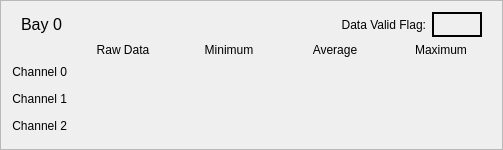
                      <widget class="QFrame" name="frame_7">
                       <property name="frameShape">
                        <enum>QFrame::StyledPanel</enum>
                       </property>
                       <property name="frameShadow">
                        <enum>QFrame::Raised</enum>
                       </property>
                       <layout class="QGridLayout" name="gridLayout_10">
                        <item row="1" column="0">
                         <layout class="QGridLayout" name="gridLayout_9">
                          <property name="verticalSpacing">
                           <number>2</number>
                          </property>
                          <item row="0" column="1">
                           <widget class="QLabel" name="label_14">
                            <property name="text">
                             <string>Raw Data</string>
                            </property>
                            <property name="alignment">
                             <set>Qt::AlignCenter</set>
                            </property>
                           </widget>
                          </item>
                          <item row="1" column="1">
                           <widget class="PyDMLabel" name="PyDMLabel_12">
                            <property name="minimumSize">
                             <size>
                              <width>100</width>
                              <height>25</height>
                             </size>
                            </property>
                            <property name="toolTip">
                             <string/>
                            </property>
                            <property name="alignment">
                             <set>Qt::AlignCenter</set>
                            </property>
                            <property name="showUnits" stdset="0">
                             <bool>true</bool>
                            </property>
                            <property name="alarmSensitiveContent" stdset="0">
                             <bool>true</bool>
                            </property>
                            <property name="channel" stdset="0">
                             <string>ca://${P}:ADC_DATA_0</string>
                            </property>
                            <property name="displayFormat" stdset="0">
                             <enum>PyDMLabel::Default</enum>
                            </property>
                           </widget>
                          </item>
                          <item row="3" column="1">
                           <widget class="PyDMLabel" name="PyDMLabel_14">
                            <property name="minimumSize">
                             <size>
                              <width>100</width>
                              <height>25</height>
                             </size>
                            </property>
                            <property name="toolTip">
                             <string/>
                            </property>
                            <property name="alignment">
                             <set>Qt::AlignCenter</set>
                            </property>
                            <property name="showUnits" stdset="0">
                             <bool>true</bool>
                            </property>
                            <property name="alarmSensitiveContent" stdset="0">
                             <bool>true</bool>
                            </property>
                            <property name="channel" stdset="0">
                             <string>ca://${P}:ADC_DATA_2</string>
                            </property>
                            <property name="displayFormat" stdset="0">
                             <enum>PyDMLabel::Default</enum>
                            </property>
                           </widget>
                          </item>
                          <item row="3" column="4">
                           <widget class="PyDMLabel" name="PyDMLabel_23">
                            <property name="minimumSize">
                             <size>
                              <width>100</width>
                              <height>25</height>
                             </size>
                            </property>
                            <property name="toolTip">
                             <string/>
                            </property>
                            <property name="alignment">
                             <set>Qt::AlignCenter</set>
                            </property>
                            <property name="showUnits" stdset="0">
                             <bool>true</bool>
                            </property>
                            <property name="alarmSensitiveContent" stdset="0">
                             <bool>true</bool>
                            </property>
                            <property name="channel" stdset="0">
                             <string>ca://${P}:ANA_MAX_VAL_2</string>
                            </property>
                            <property name="displayFormat" stdset="0">
                             <enum>PyDMLabel::Default</enum>
                            </property>
                           </widget>
                          </item>
                          <item row="2" column="4">
                           <widget class="PyDMLabel" name="PyDMLabel_22">
                            <property name="minimumSize">
                             <size>
                              <width>100</width>
                              <height>25</height>
                             </size>
                            </property>
                            <property name="toolTip">
                             <string/>
                            </property>
                            <property name="alignment">
                             <set>Qt::AlignCenter</set>
                            </property>
                            <property name="showUnits" stdset="0">
                             <bool>true</bool>
                            </property>
                            <property name="alarmSensitiveContent" stdset="0">
                             <bool>true</bool>
                            </property>
                            <property name="channel" stdset="0">
                             <string>ca://${P}:ANA_MAX_VAL_1</string>
                            </property>
                            <property name="displayFormat" stdset="0">
                             <enum>PyDMLabel::Default</enum>
                            </property>
                           </widget>
                          </item>
                          <item row="0" column="4">
                           <widget class="QLabel" name="label_17">
                            <property name="text">
                             <string>Maximum</string>
                            </property>
                            <property name="alignment">
                             <set>Qt::AlignCenter</set>
                            </property>
                           </widget>
                          </item>
                          <item row="3" column="2">
                           <widget class="PyDMLabel" name="PyDMLabel_17">
                            <property name="minimumSize">
                             <size>
                              <width>100</width>
                              <height>25</height>
                             </size>
                            </property>
                            <property name="toolTip">
                             <string/>
                            </property>
                            <property name="alignment">
                             <set>Qt::AlignCenter</set>
                            </property>
                            <property name="showUnits" stdset="0">
                             <bool>true</bool>
                            </property>
                            <property name="alarmSensitiveContent" stdset="0">
                             <bool>true</bool>
                            </property>
                            <property name="channel" stdset="0">
                             <string>ca://${P}:ANA_MIN_VAL_2</string>
                            </property>
                            <property name="displayFormat" stdset="0">
                             <enum>PyDMLabel::Default</enum>
                            </property>
                           </widget>
                          </item>
                          <item row="0" column="3">
                           <widget class="QLabel" name="label_16">
                            <property name="text">
                             <string>Average</string>
                            </property>
                            <property name="alignment">
                             <set>Qt::AlignCenter</set>
                            </property>
                           </widget>
                          </item>
                          <item row="1" column="3">
                           <widget class="PyDMLabel" name="PyDMLabel_18">
                            <property name="minimumSize">
                             <size>
                              <width>100</width>
                              <height>25</height>
                             </size>
                            </property>
                            <property name="toolTip">
                             <string/>
                            </property>
                            <property name="alignment">
                             <set>Qt::AlignCenter</set>
                            </property>
                            <property name="showUnits" stdset="0">
                             <bool>true</bool>
                            </property>
                            <property name="alarmSensitiveContent" stdset="0">
                             <bool>true</bool>
                            </property>
                            <property name="channel" stdset="0">
                             <string>ca://${P}:ANA_AVG_VAL_0</string>
                            </property>
                            <property name="displayFormat" stdset="0">
                             <enum>PyDMLabel::Default</enum>
                            </property>
                           </widget>
                          </item>
                          <item row="0" column="2">
                           <widget class="QLabel" name="label_15">
                            <property name="text">
                             <string>Minimum</string>
                            </property>
                            <property name="alignment">
                             <set>Qt::AlignCenter</set>
                            </property>
                           </widget>
                          </item>
                          <item row="2" column="1">
                           <widget class="PyDMLabel" name="PyDMLabel_13">
                            <property name="minimumSize">
                             <size>
                              <width>100</width>
                              <height>25</height>
                             </size>
                            </property>
                            <property name="toolTip">
                             <string/>
                            </property>
                            <property name="alignment">
                             <set>Qt::AlignCenter</set>
                            </property>
                            <property name="showUnits" stdset="0">
                             <bool>true</bool>
                            </property>
                            <property name="alarmSensitiveContent" stdset="0">
                             <bool>true</bool>
                            </property>
                            <property name="channel" stdset="0">
                             <string>ca://${P}:ADC_DATA_1</string>
                            </property>
                            <property name="displayFormat" stdset="0">
                             <enum>PyDMLabel::Default</enum>
                            </property>
                           </widget>
                          </item>
                          <item row="1" column="0">
                           <widget class="QLabel" name="label_12">
                            <property name="text">
                             <string>Channel 0</string>
                            </property>
                            <property name="alignment">
                             <set>Qt::AlignRight|Qt::AlignTrailing|Qt::AlignVCenter</set>
                            </property>
                           </widget>
                          </item>
                          <item row="1" column="2">
                           <widget class="PyDMLabel" name="PyDMLabel_15">
                            <property name="minimumSize">
                             <size>
                              <width>100</width>
                              <height>25</height>
                             </size>
                            </property>
                            <property name="toolTip">
                             <string/>
                            </property>
                            <property name="alignment">
                             <set>Qt::AlignCenter</set>
                            </property>
                            <property name="showUnits" stdset="0">
                             <bool>true</bool>
                            </property>
                            <property name="alarmSensitiveContent" stdset="0">
                             <bool>true</bool>
                            </property>
                            <property name="channel" stdset="0">
                             <string>ca://${P}:ANA_MIN_VAL_0</string>
                            </property>
                            <property name="displayFormat" stdset="0">
                             <enum>PyDMLabel::Default</enum>
                            </property>
                           </widget>
                          </item>
                          <item row="2" column="0">
                           <widget class="QLabel" name="label_13">
                            <property name="text">
                             <string>Channel 1</string>
                            </property>
                            <property name="alignment">
                             <set>Qt::AlignRight|Qt::AlignTrailing|Qt::AlignVCenter</set>
                            </property>
                           </widget>
                          </item>
                          <item row="3" column="3">
                           <widget class="PyDMLabel" name="PyDMLabel_20">
                            <property name="minimumSize">
                             <size>
                              <width>100</width>
                              <height>25</height>
                             </size>
                            </property>
                            <property name="toolTip">
                             <string/>
                            </property>
                            <property name="alignment">
                             <set>Qt::AlignCenter</set>
                            </property>
                            <property name="showUnits" stdset="0">
                             <bool>true</bool>
                            </property>
                            <property name="alarmSensitiveContent" stdset="0">
                             <bool>true</bool>
                            </property>
                            <property name="channel" stdset="0">
                             <string>ca://${P}:ANA_AVG_VAL_2</string>
                            </property>
                            <property name="displayFormat" stdset="0">
                             <enum>PyDMLabel::Default</enum>
                            </property>
                           </widget>
                          </item>
                          <item row="3" column="0">
                           <widget class="QLabel" name="label_18">
                            <property name="text">
                             <string>Channel 2</string>
                            </property>
                            <property name="alignment">
                             <set>Qt::AlignRight|Qt::AlignTrailing|Qt::AlignVCenter</set>
                            </property>
                           </widget>
                          </item>
                          <item row="1" column="4">
                           <widget class="PyDMLabel" name="PyDMLabel_21">
                            <property name="minimumSize">
                             <size>
                              <width>100</width>
                              <height>25</height>
                             </size>
                            </property>
                            <property name="toolTip">
                             <string/>
                            </property>
                            <property name="alignment">
                             <set>Qt::AlignCenter</set>
                            </property>
                            <property name="showUnits" stdset="0">
                             <bool>true</bool>
                            </property>
                            <property name="alarmSensitiveContent" stdset="0">
                             <bool>true</bool>
                            </property>
                            <property name="channel" stdset="0">
                             <string>ca://${P}:ANA_MAX_VAL_0</string>
                            </property>
                            <property name="displayFormat" stdset="0">
                             <enum>PyDMLabel::Default</enum>
                            </property>
                           </widget>
                          </item>
                          <item row="2" column="2">
                           <widget class="PyDMLabel" name="PyDMLabel_16">
                            <property name="minimumSize">
                             <size>
                              <width>100</width>
                              <height>25</height>
                             </size>
                            </property>
                            <property name="toolTip">
                             <string/>
                            </property>
                            <property name="alignment">
                             <set>Qt::AlignCenter</set>
                            </property>
                            <property name="showUnits" stdset="0">
                             <bool>true</bool>
                            </property>
                            <property name="alarmSensitiveContent" stdset="0">
                             <bool>true</bool>
                            </property>
                            <property name="channel" stdset="0">
                             <string>ca://${P}:ANA_MIN_VAL_1</string>
                            </property>
                            <property name="displayFormat" stdset="0">
                             <enum>PyDMLabel::Default</enum>
                            </property>
                           </widget>
                          </item>
                          <item row="2" column="3">
                           <widget class="PyDMLabel" name="PyDMLabel_19">
                            <property name="minimumSize">
                             <size>
                              <width>100</width>
                              <height>25</height>
                             </size>
                            </property>
                            <property name="toolTip">
                             <string/>
                            </property>
                            <property name="alignment">
                             <set>Qt::AlignCenter</set>
                            </property>
                            <property name="showUnits" stdset="0">
                             <bool>true</bool>
                            </property>
                            <property name="alarmSensitiveContent" stdset="0">
                             <bool>true</bool>
                            </property>
                            <property name="channel" stdset="0">
                             <string>ca://${P}:ANA_AVG_VAL_1</string>
                            </property>
                            <property name="displayFormat" stdset="0">
                             <enum>PyDMLabel::Default</enum>
                            </property>
                           </widget>
                          </item>
                         </layout>
                        </item>
                        <item row="0" column="0">
                         <widget class="QFrame" name="frame_5">
                          <property name="minimumSize">
                           <size>
                            <width>0</width>
                            <height>25</height>
                           </size>
                          </property>
                          <property name="frameShape">
                           <enum>QFrame::NoFrame</enum>
                          </property>
                          <property name="frameShadow">
                           <enum>QFrame::Raised</enum>
                          </property>
                          <layout class="QHBoxLayout" name="horizontalLayout_6">
                           <property name="topMargin">
                            <number>0</number>
                           </property>
                           <property name="bottomMargin">
                            <number>0</number>
                           </property>
                           <item>
                            <layout class="QHBoxLayout" name="horizontalLayout_3">
                             <item>
                              <widget class="QLabel" name="label_19">
                               <property name="font">
                                <font>
                                 <pointsize>12</pointsize>
                                </font>
                               </property>
                               <property name="text">
                                <string>Bay 0</string>
                               </property>
                              </widget>
                             </item>
                             <item>
                              <spacer name="horizontalSpacer_4">
                               <property name="orientation">
                                <enum>Qt::Horizontal</enum>
                               </property>
                               <property name="sizeHint" stdset="0">
                                <size>
                                 <width>40</width>
                                 <height>20</height>
                                </size>
                               </property>
                              </spacer>
                             </item>
                             <item>
                              <widget class="QLabel" name="label_20">
                               <property name="text">
                                <string>Data Valid Flag:</string>
                               </property>
                               <property name="alignment">
                                <set>Qt::AlignRight|Qt::AlignTrailing|Qt::AlignVCenter</set>
                               </property>
                              </widget>
                             </item>
                             <item>
                              <widget class="PyDMLabel" name="PyDMLabel_5">
                               <property name="minimumSize">
                                <size>
                                 <width>50</width>
                                 <height>0</height>
                                </size>
                               </property>
                               <property name="maximumSize">
                                <size>
                                 <width>16777215</width>
                                 <height>16777215</height>
                                </size>
                               </property>
                               <property name="toolTip">
                                <string/>
                               </property>
                               <property name="frameShape">
                                <enum>QFrame::Box</enum>
                               </property>
                               <property name="lineWidth">
                                <number>2</number>
                               </property>
                               <property name="alignment">
                                <set>Qt::AlignCenter</set>
                               </property>
                               <property name="rules" stdset="0">
                                <string>[{&quot;name&quot;: &quot;New Rule&quot;, &quot;property&quot;: &quot;Text&quot;, &quot;initial_value&quot;: &quot;&quot;, &quot;expression&quot;: &quot;'{0}'.format(hex(ch[0]).upper())&quot;, &quot;channels&quot;: [{&quot;channel&quot;: &quot;ca://${P}:ADC_VALID_0&quot;, &quot;trigger&quot;: true, &quot;use_enum&quot;: true}]}]</string>
                               </property>
                               <property name="precision" stdset="0">
                                <number>0</number>
                               </property>
                               <property name="showUnits" stdset="0">
                                <bool>false</bool>
                               </property>
                               <property name="precisionFromPV" stdset="0">
                                <bool>true</bool>
                               </property>
                               <property name="alarmSensitiveContent" stdset="0">
                                <bool>true</bool>
                               </property>
                               <property name="alarmSensitiveBorder" stdset="0">
                                <bool>true</bool>
                               </property>
                               <property name="PyDMToolTip" stdset="0">
                                <string/>
                               </property>
                               <property name="channel" stdset="0">
                                <string>ca://${P}:ADC_VALID_0</string>
                               </property>
                               <property name="displayFormat" stdset="0">
                                <enum>PyDMLabel::String</enum>
                               </property>
                              </widget>
                             </item>
                            </layout>
                           </item>
                          </layout>
                         </widget>
                        </item>
                       </layout>
                      </widget>
